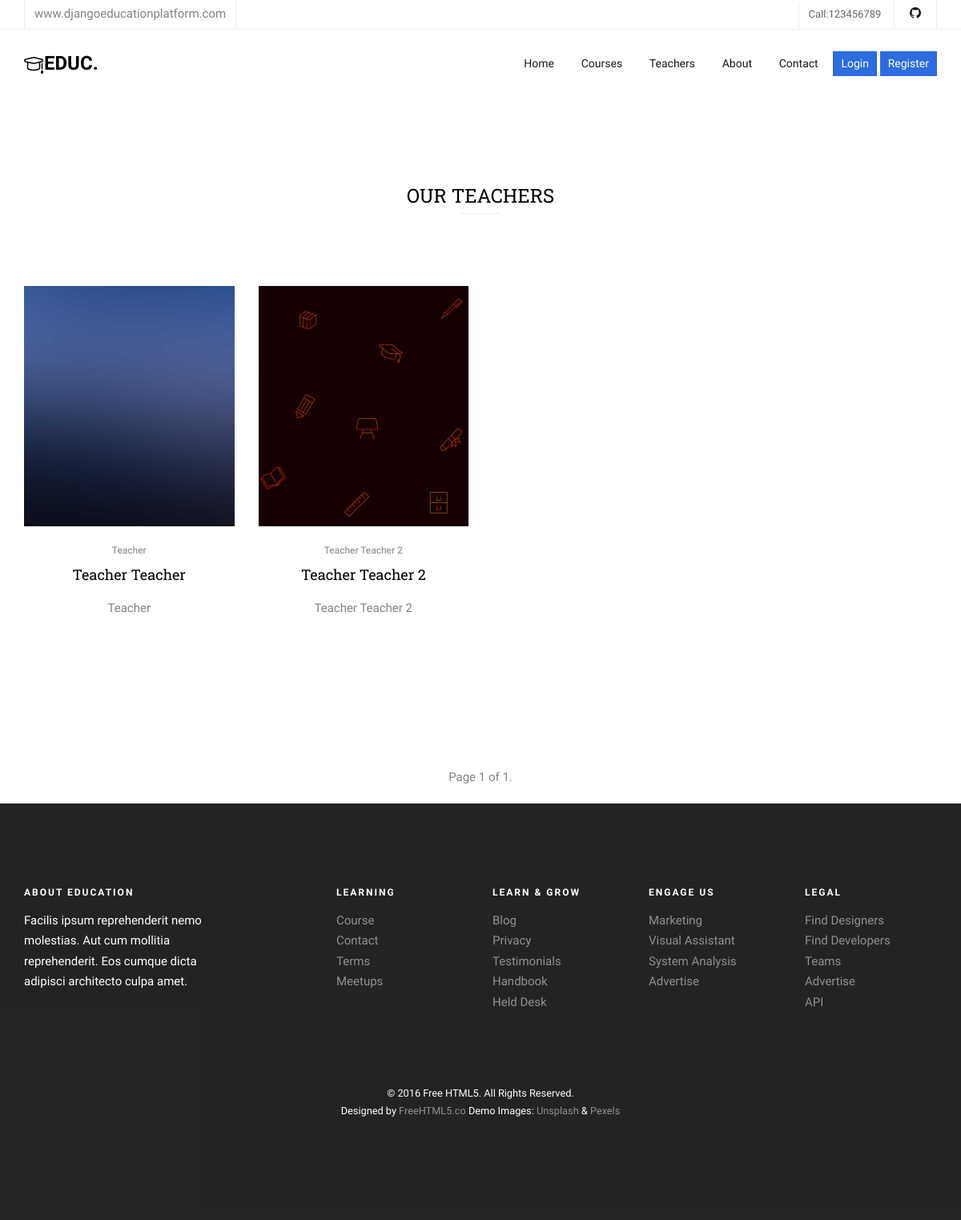
The page /teachers/ on the database as committed earlier.
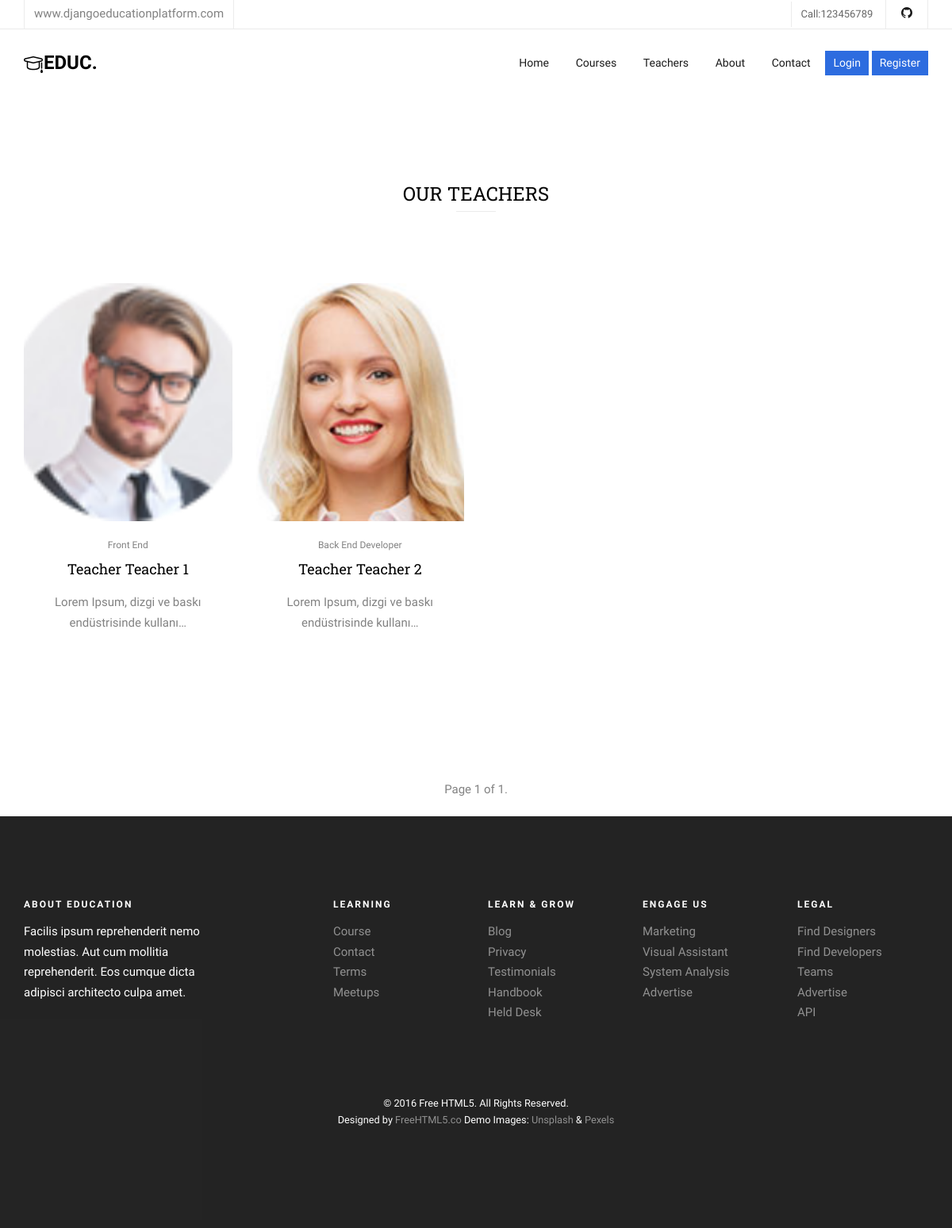
The same page on the database as committed later.
### apps/teachers/models.py (models this page shows, shortened)
class Teacher(models.Model):
    name = models.CharField(max_length=50)
    title = models.CharField(max_length=50)
    description = models.TextField(blank=True)
    image = models.ImageField(upload_to="courses/%Y/%m/%d/")
    facebook = models.URLField(max_length=100,blank=True)
    twitter = models.URLField(max_length=100,blank=True)
    linkedin = models.URLField(max_length=100,blank=True)
    youtube = models.URLField(max_length=100,blank=True)

### apps/teachers/views.py (the view)
# urls.py: path('',views.TeacherListView.as_view(), name="teachers"),
class TeacherListView(ListView):
    model = Teacher
    template_name = 'teachers/teachers.html'
    context_object_name= 'teachers'
    paginate_by=3

### apps/teachers/templates/teachers/teachers.html (shortened to what this page needs)
{% extends 'core/base.html' %}
{% load static %}
{% block content %}
	<div id="fh5co-staff">
		<div class="container">
			<div class="row animate-box">
				<div class="col-md-6 col-md-offset-3 text-center fh5co-heading">
					<h2>Our Teachers</h2>
				</div>
			</div>
			<div class="row">
                {% for teacher in teachers %}
				<div class="col-md-3 text-center">
					<div class="staff">
						<div class="staff-img" style="background-image: url({{teacher.image.url}});">
						</div>
						<span>{{teacher.title}}</span>
						<h3><a href="{% url 'teacher' teacher.pk %}">{{teacher.name}}</a></h3>
						<p>{{teacher.description | truncatechars:50 }}</p>
					</div>
				</div>
                {% endfor %}
			</div>
		</div>
	</div>
<div class ="row text-center">
    <div class="pagination">
        <span class="step-links">
            <span class="current">
                Page {{ page_obj.number }} of {{ page_obj.paginator.num_pages }}.
            </span>
        </span>
    </div>
</div>
{% endblock %}

Rows that differ between the two databases and show on the page:
changed Teacher: image: a different picture; title "Teacher" → "Front End"; name "Teacher Teacher" → "Teacher Teacher 1"; description "Teacher" → "Lorem Ipsum, dizgi ve baskı endüstrisinde kullanı…"
changed Teacher "Teacher Teacher 2": image: a different picture; title "Teacher Teacher 2" → "Back End Developer"; description "Teacher Teacher 2" → "Lorem Ipsum, dizgi ve baskı endüstrisinde kullanı…"
